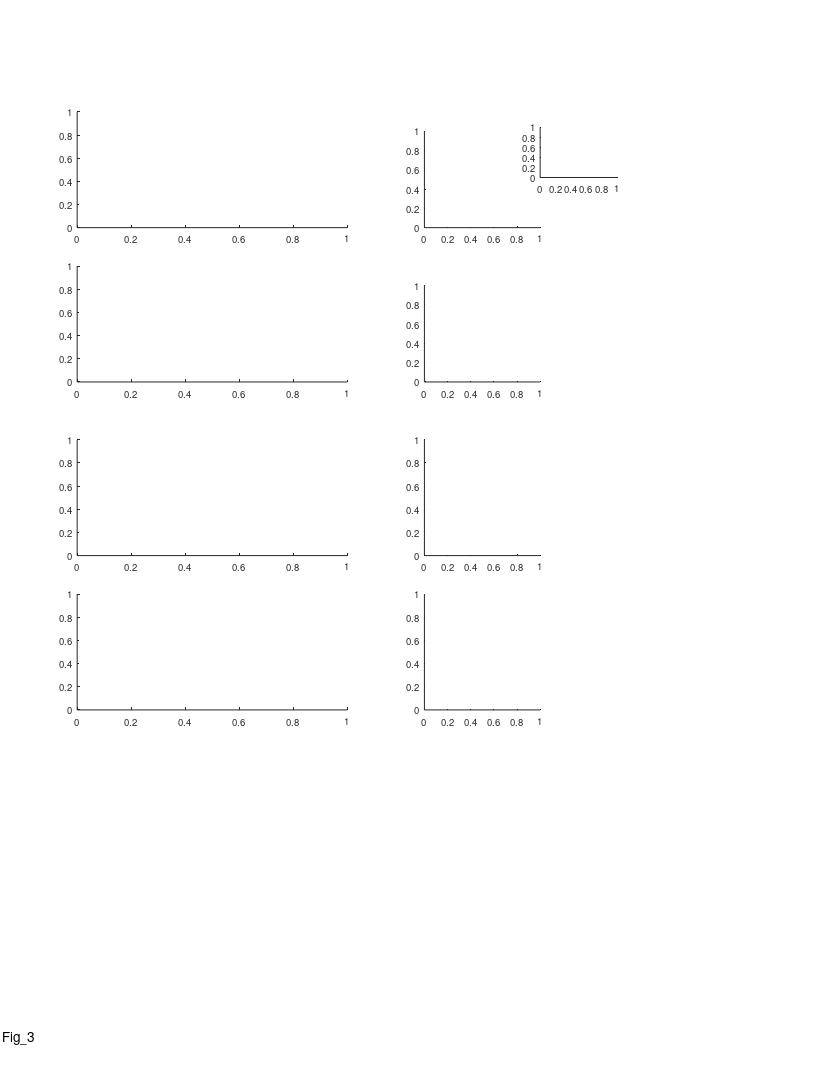

Recreate this plot in MATLAB. (Note: this script raises an error after producing the figure.)
%% Large Scale - fig 3

%%
clear 
clc

%% define output files
res_dir = 'L:\paper_figures';
mkdir(res_dir)
fig_name_str = 'Fig_3';
fig_caption_str = 'Place cells are distributed uniformly across the tunnel, with slight over-representation at particular landmarks';
log_name_str = [fig_name_str '_log_file' '.txt'];
log_name_str = strrep(log_name_str , ':', '-');
log_name_str = strrep(log_name_str , ' ', '_');
log_name_out = fullfile(res_dir, log_name_str);

%% open log file
diary off
diary(log_name_out)
diary on
disp('Log file');
disp(['created: ', datestr(clock)]);
disp('======================================================');
disp([fig_name_str ':' fig_caption_str]);
disp('======================================================');
disp('');

%% create figure
% =========================================================================
% figure_size_cm = [21.0 29.7]; % ~A4
figure_size_cm = [21.6 27.9]; % ~US letter
figure ;
% Some WYSIWYG options:
set(gcf,'DefaultAxesFontSize',7);
set(gcf,'DefaultAxesFontName','helvetica');
set(gcf,'DefaultAxesUnits','centimeters');
set(gcf,'PaperType','usletter')
% set(gcf,'PaperType','<custom>');
set(gcf,'PaperUnits','centimeters','PaperPosition',[0 0 figure_size_cm]);
set(gcf,'PaperOrientation','portrait');
set(gcf,'Units','centimeters','Position',get(gcf,'paperPosition')+[0 0 0 0]); % position on screen...
set(gcf, 'Renderer', 'painters');
annotation('textbox', [0.5 1 0 0], 'String',fig_name_str, 'HorizontalAlignment','center','Interpreter','none');
pause(0.2); % workaround to solve matlab automatically changing the axes positions...

% create panels
panel_A_size = [7 3];
panel_B_size = [3 2.5];
panel_C_size = [7 3];
panel_D_size = [3 3];
panel_A(1) = axes('position', [ 2 22 panel_A_size]);
panel_A(2) = axes('position', [ 2 18 panel_A_size]);
panel_B(1) = axes('position', [11 22 panel_B_size]);
panel_B(2) = axes('position', [11 18 panel_B_size]);
panel_C(1) = axes('position', [ 2 13.5 panel_C_size]);
panel_C(2) = axes('position', [ 2  9.5 panel_C_size]);
panel_D(1) = axes('position', [11 13.5 panel_D_size]);
panel_D(2) = axes('position', [11  9.5 panel_D_size]);
panel_B_legend = axes('position', [14 23.3 2 1.3]);

%% load population data
% =========================================================================
prm = PARAMS_GetAll();
cells_t = DS_get_cells_summary();
bats = [79,148,34,9861,2289];
cells_t(~ismember(cells_t.bat, bats ),:) = [];
cells = cellfun(@(c)(cell_load_data(c,'details')), cells_t.cell_ID, 'UniformOutput',0);
cells = [cells{:}];
cells = [cells.details];
cells(~contains({cells.brain_area}, 'CA1')) = [];
cells(~ismember([cells.ClusterQuality], [2])) = [];
cells = cellfun(@(c)(cell_load_data(c,'details','stats')), {cells.cell_ID}, 'UniformOutput',0);
cells = [cells{:}];
cells_details = [cells.details];
cells_ID = {cells_details.cell_ID};
stats = [cells.stats];
stats = [stats.all];
cells_ID([stats.meanFR_all]>prm.inclusion.interneuron_FR_thr)=[];
clear cells stats cells_details cells_t
cells = cellfun(@(c)(cell_load_data(c,'details','stats','meanFR','stats','inclusion','signif','fields','FR_map')), cells_ID, 'UniformOutput',0);
cells = [cells{:}];
whos cells

% load LM data
exp_ID = 'b2289_d180615';
exp = exp_load_data(exp_ID,'LM');
LM = exp.LM;
LM( contains({LM.name},{'ball','enter'}) ) = [];

%% panel A - field pos CDF
% =========================================================================
% figure
for ii_dir = 1:2
%     subplot(1,2,ii_dir)
    axes(panel_A(ii_dir));
    cla
    hold on
    
    % arrange data
    signif = cat(1,cells.signif);
    cells_dir = cells([signif(:,ii_dir).TF]);
    fields = cellfun(@(x)(x{ii_dir}), {cells_dir.fields},'UniformOutput',0);
    fields =[fields{:}];
    fields( [fields.in_low_speed_area] ) = [];
    
    % plot cdf
    h = cdfplot([fields.loc]);
    h.Color = prm.graphics.colors.flight_directions{ii_dir};
    h.LineWidth = 0.9;
    title('')
    ha=gca;
    ha.GridLineStyle = 'none';
    
    % plot LM
    ypos = 0.02;
    angle = 45;
    ylimits = get(gca,'ylim');
    for ii_LM=1:length(LM)
        x = LM(ii_LM).pos_proj;
        name = LM(ii_LM).name;
        h=xline(x, '-', 'color', 0.7.*[1 1 1], 'LineWidth',0.5);
%         text(x, ylimits(2)+ypos*diff(ylimits), LM(ii_LM).name, 'Rotation', 45, 'FontSize',8);
    end
    
    % labels & graphics
    xlabel('Position (m)', 'Units','normalized','Position',[0.5 -0.17]);
    ylabel({'Cumulative';'fraction'}, 'Units','normalized','Position',[-0.025 0.5]);
    ha= gca;
    ha.TickDir='out';
    ha.TickLength = [0.015 0.015];
    ha.YTick = ha.YLim;
    ha.XRuler.TickLabelGapMultiplier = -0.3;
    ha.YRuler.TickLabelGapMultiplier = 0.001;
end

axes(panel_A(1));
text(-0.13,1.1, 'A', 'Units','normalized','FontWeight','bold');

%% add arrows indicating over-represented LM
if 0
axes(panel_A(1));
xa = [70 80] - 1;
ya = [0.45 0.4] + 0.01;
[xaf,yaf] = ds2nfu(xa,ya);
h=annotation('arrow', xaf,yaf);
h.HeadWidth=5;
h.HeadLength = 5;
h.LineStyle='none';

axes(panel_A(2));
xa = [70 80] - 1;
ya = [0.45 0.4] + 0.04;
[xaf,yaf] = ds2nfu(xa,ya);
h=annotation('arrow', xaf,yaf);
h.HeadWidth=5;
h.HeadLength = 5;
h.LineStyle='none';
end



%% panel B - field vs. LM position
% =========================================================================
% figure
for ii_dir = 1:2
%     subplot(1,2,ii_dir)
    axes(panel_B(ii_dir));
    cla
    hold on
    
    %% arrange data - same as in panel C
    signif = cat(1,cells.signif);
    cells_dir = cells([signif(:,ii_dir).TF]);
    fields = cellfun(@(x)(x{ii_dir}), {cells_dir.fields},'UniformOutput',0);
    fields =[fields{:}];
    switch ii_dir
        case 1
            start_ind = 1;
            end_ind = 2;
            interp_next = 'next';
            interp_prev = 'previous';
        case 2
            start_ind = 2;
            end_ind = 1;
            interp_next = 'previous';
            interp_prev = 'next';
    end
    edges = cat(1,fields.edges_prc);
    [fields.start] = disperse(edges(:,start_ind));
    [fields.end]   = disperse(edges(:,end_ind  ));
  
    [fields.LM_nearest_by_peak]  = disperse(interp1( [LM.pos_proj], [LM.pos_proj], [fields.loc]  , 'nearest'));
    [fields.LM_nearest_by_start] = disperse(interp1( [LM.pos_proj], [LM.pos_proj], [fields.start] , 'nearest'));
    [fields.LM_nearest_by_end]   = disperse(interp1( [LM.pos_proj], [LM.pos_proj], [fields.end]   , 'nearest'));
    [fields.LM_next_by_peak]  = disperse(interp1( [LM.pos_proj], [LM.pos_proj], [fields.loc]  , interp_next));
    [fields.LM_next_by_start] = disperse(interp1( [LM.pos_proj], [LM.pos_proj], [fields.start] , interp_next));
    [fields.LM_next_by_end]   = disperse(interp1( [LM.pos_proj], [LM.pos_proj], [fields.end]   , interp_next));
    [fields.LM_prev_by_peak]  = disperse(interp1( [LM.pos_proj], [LM.pos_proj], [fields.loc]  , interp_prev));
    [fields.LM_prev_by_start] = disperse(interp1( [LM.pos_proj], [LM.pos_proj], [fields.start] , interp_prev));
    [fields.LM_prev_by_end]   = disperse(interp1( [LM.pos_proj], [LM.pos_proj], [fields.end]   , interp_prev));
    
    % remove fields near balls
    fields([fields.in_low_speed_area])=[];
    fields(isnan([fields.LM_nearest_by_peak])) = [];
    
    %% shuffle!
    rng(0);
    shuffle = struct();
    shuffle.n = 10000;
    limits = [min([LM.pos_proj]) max([LM.pos_proj])];
%     limits = prm.fields.valid_speed_pos;
    M = [[fields.loc];[fields.start];[fields.end]];
    shifts = rand(size(M,2), shuffle.n);
    shifts = shifts .* diff(limits);
    shifts = shiftdim(shifts,-1);
    M = M + shifts;
    M = reshape(M,size(M,1), []); % pool shuffles x fields together
    % circularly correct according to the peak
    peaks_corrected = limits(1) + mod(M(1,:), diff(limits));
    shift_correction = peaks_corrected - M(1,:);
    M = M + shift_correction;
    % remove shuffled fields same as we removed real fields 
    invalid = M(1,:)<limits(1) | M(1,:)>limits(2);
    M(:,invalid) = [];
    shuffle.peaks = M(1,:);
    shuffle.start = M(2,:);
    shuffle.end   = M(3,:);
    % get relevant landmarks
    shuffle.LM_nearest_by_peak  = interp1([LM.pos_proj], [LM.pos_proj], shuffle.peaks, 'nearest');
    shuffle.LM_nearest_by_start = interp1([LM.pos_proj], [LM.pos_proj], shuffle.start, 'nearest');
    shuffle.LM_nearest_by_end   = interp1([LM.pos_proj], [LM.pos_proj], shuffle.end,   'nearest');
    shuffle.LM_next_by_peak  = interp1([LM.pos_proj], [LM.pos_proj], shuffle.peaks, interp_next);
    shuffle.LM_next_by_start = interp1([LM.pos_proj], [LM.pos_proj], shuffle.start, interp_next);
    shuffle.LM_next_by_end   = interp1([LM.pos_proj], [LM.pos_proj], shuffle.end,   interp_next);
    shuffle.LM_prev_by_peak  = interp1([LM.pos_proj], [LM.pos_proj], shuffle.peaks, interp_prev);
    shuffle.LM_prev_by_start = interp1([LM.pos_proj], [LM.pos_proj], shuffle.start, interp_prev);
    shuffle.LM_prev_by_end   = interp1([LM.pos_proj], [LM.pos_proj], shuffle.end,   interp_prev);
        
    %% plot 
    c = prm.graphics.colors.flight_directions{ii_dir};
    x1 = [fields.loc] - [fields.LM_nearest_by_peak];
    h1 = histogram( x1 );
    h1.Normalization = 'pdf';
%     h1.NumBins = h1.NumBins * 2;
    h1.FaceColor = c;
    x2 = shuffle.peaks - shuffle.LM_nearest_by_peak;
    h2 = histogram( x2 );
%     h2.BinEdges = h1.BinEdges;
    h2.Normalization = 'pdf';
    h2.DisplayStyle = 'stairs';
    h2.EdgeColor = 'k';
    h2.LineWidth = 2;
    [H,P,KSSTAT] = kstest2(x1,x2);
    text(1,1,sprintf('P_{KS}=%.2f',P),'Units','normalized','HorizontalAlignment','right','VerticalAlignment','top','FontSize',8);
    xline(0,'-','LineWidth',2);
    
    % labels & graphics
    ha= gca;
    ha.TickDir='out';
    ha.TickLength = [0.03 0.03];
    ha.YTick = ha.YLim;
    ha.XRuler.TickLabelGapMultiplier = -0.5;
    ha.YRuler.TickLabelGapMultiplier = -0.04;
    xlabel({'Distance of fields';'to nearest landmark (m)'}, 'Units','normalized','Position',[0.5 -0.13])
    ylabel('Probability', 'Units','normalized','Position',[-0.08 0.5])
end

axes(panel_B(1));
text(-0.3,1.1, 'B', 'Units','normalized','FontWeight','bold');

%% add panel B legend
axes(panel_B_legend);
cla
hold on
patch([1 1 2 2], 3*[1 1 1 1]+.3*[-1 1 1 -1], prm.graphics.colors.flight_directions{1},'EdgeColor','k');
patch([1 1 2 2], 2*[1 1 1 1]+.3*[-1 1 1 -1], prm.graphics.colors.flight_directions{2},'EdgeColor','k');
plot([1 2],      1*[1 1], 'k','LineWidth',2);
text(2.3, 3, 'Data','FontSize',7,'HorizontalAlignment','left');
text(2.3, 2, 'Data','FontSize',7,'HorizontalAlignment','left');
text(2.3, 1, 'Shuffle','FontSize',7,'HorizontalAlignment','left');
ha = annotation('arrow');  % store the arrow information in ha
ha.Parent = gca;           % associate the arrow the the current axes
ha.X = [5 7];          % the location in data units
ha.Y = [3 3];   
ha.LineWidth  = 1;          % make the arrow bolder for the picture
ha.HeadWidth  = 4;
ha.HeadLength = 4;
ha = annotation('arrow');  % store the arrow information in ha
ha.Parent = gca;           % associate the arrow the the current axes
ha.X = [7 5];          % the location in data units
ha.Y = [2 2];   
ha.LineWidth  = 1;          % make the arrow bolder for the picture
ha.HeadWidth  = 4;
ha.HeadLength = 4;
xlim([0 10]);
ylim([0 4]);
set(gca,'Visible','off');

%% panel C - field size vs. pos
% =========================================================================
% figure
for ii_dir = 1:2
%     subplot(1,2,ii_dir)
    axes(panel_C(ii_dir));
    cla
    hold on
    
    % arrange data
    signif = cat(1,cells.signif);
    cells_dir = cells([signif(:,ii_dir).TF]);
    fields = cellfun(@(x)(x{ii_dir}), {cells_dir.fields},'UniformOutput',0);
    fields =[fields{:}];
    fields( [fields.in_low_speed_area] ) = [];
    
    % plot cdf
    c = prm.graphics.colors.flight_directions{ii_dir};
    x = [fields.loc];
    y = [fields.width_prc];
    y_clipping = 20;
    y(y>y_clipping) = y_clipping;
%     plot(x,y,'.','MarkerSize',4, 'Color',c);
    plot(x(y< y_clipping), y(y< y_clipping),'.','MarkerSize',4, 'Color',c);
    plot(x(y>=y_clipping), y(y>=y_clipping),'o','MarkerSize',2, 'Color',c);
%     yline(20)
    
    % plot LM
    ypos = 0.02;
    angle = 45;
    ylimits = get(gca,'ylim');
    for ii_LM=1:length(LM)
        x = LM(ii_LM).pos_proj;
        name = LM(ii_LM).name;
        h=xline(x, '-', 'color', 0.7.*[1 1 1], 'LineWidth',0.5);
%         text(x, ylimits(2)+ypos*diff(ylimits), LM(ii_LM).name, 'Rotation', 45, 'FontSize',8);
    end
    
    % labels & graphics
    xlabel('Position (m)', 'Units','normalized','Position',[0.5 -0.17]);
    ylabel('Field size (m)', 'Units','normalized','Position',[-0.05 0.5]);
    ha= gca;
    ha.TickDir='out';
    ha.TickLength = [0.015 0.015];
    ha.XTick = [0:50:200];
    ha.YLim = [0 y_clipping];
    ha.YTick = ha.YLim;
    ha.XRuler.TickLabelGapMultiplier = -0.3;
    ha.YRuler.TickLabelGapMultiplier = 0.1;
end

axes(panel_C(1));
text(-0.13,1.1, 'C', 'Units','normalized','FontWeight','bold');


%% panel D - field size - near vs. far from LM
% =========================================================================
% figure
axes(panel_D(1));
text(-0.3,1.1, 'D', 'Units','normalized','FontWeight','bold');
for ii_dir = 1:2
%     subplot(1,2,ii_dir)
    axes(panel_D(ii_dir));
%     cla
    hold on
    
    %% arrange data
    signif = cat(1,cells.signif);
    cells_dir = cells([signif(:,ii_dir).TF]);
    fields = cellfun(@(x)(x{ii_dir}), {cells_dir.fields},'UniformOutput',0);
    fields =[fields{:}];
    switch ii_dir
        case 1
            start_ind = 1;
            end_ind = 2;
            interp_next = 'next';
            interp_prev = 'previous';
        case 2
            start_ind = 2;
            end_ind = 1;
            interp_next = 'previous';
            interp_prev = 'next';
    end
    edges = cat(1,fields.edges_prc);
    [fields.start] = disperse(edges(:,start_ind));
    [fields.end]   = disperse(edges(:,end_ind  ));
  
    [fields.LM_nearest_by_peak]  = disperse(interp1( [LM.pos_proj], [LM.pos_proj], [fields.loc]  , 'nearest'));
    [fields.LM_nearest_by_start] = disperse(interp1( [LM.pos_proj], [LM.pos_proj], [fields.start] , 'nearest'));
    [fields.LM_nearest_by_end]   = disperse(interp1( [LM.pos_proj], [LM.pos_proj], [fields.end]   , 'nearest'));
    [fields.LM_next_by_peak]  = disperse(interp1( [LM.pos_proj], [LM.pos_proj], [fields.loc]  , interp_next));
    [fields.LM_next_by_start] = disperse(interp1( [LM.pos_proj], [LM.pos_proj], [fields.start] , interp_next));
    [fields.LM_next_by_end]   = disperse(interp1( [LM.pos_proj], [LM.pos_proj], [fields.end]   , interp_next));
    [fields.LM_prev_by_peak]  = disperse(interp1( [LM.pos_proj], [LM.pos_proj], [fields.loc]  , interp_prev));
    [fields.LM_prev_by_start] = disperse(interp1( [LM.pos_proj], [LM.pos_proj], [fields.start] , interp_prev));
    [fields.LM_prev_by_end]   = disperse(interp1( [LM.pos_proj], [LM.pos_proj], [fields.end]   , interp_prev));
    
    % remove fields near balls
    fields([fields.in_low_speed_area])=[];
    fields(isnan([fields.LM_nearest_by_peak])) = [];
    
    %% plot 
    c = prm.graphics.colors.flight_directions{ii_dir};
    x = abs([fields.loc] - [fields.LM_nearest_by_peak]);
    y = [fields.width_prc];
%     thr = median(x);
    thr = 5;
    y1 = y(x<thr);
    y2 = y(x>=thr);
    
    fprintf('y1: n=%d/%d (%2.0f%%)\r',length(y1),length(y),100*length(y1)/length(y));
    fprintf('y2: n=%d/%d (%2.0f%%)\r',length(y2),length(y),100*length(y2)/length(y));
    
    nBins = 25;
    h1 = histogram( y1 );
    h1.NumBins = nBins;
    h1.Normalization = 'pdf';
    h1.DisplayStyle = 'stairs';
    h1.EdgeColor = c;
    h1.LineWidth = 1;
    h2 = histogram( y2 );
    h2.NumBins = nBins;
    h2.Normalization = 'pdf';
    h2.DisplayStyle = 'stairs';
    h2.EdgeColor = c;
    h2.LineWidth = 2;
    [H,P,KSSTAT] = kstest2(y1,y2);
    text(1,1,sprintf('P_{KS}=%.2f',P),'Units','normalized','HorizontalAlignment','right','VerticalAlignment','top','FontSize',8);
    
    % labels & graphics
    ha= gca;
    ha.TickDir='out';
    ha.TickLength = [0.03 0.03];
    ha.YTick = ha.YLim;
    ha.XLim = [0 20];
    ha.XRuler.TickLabelGapMultiplier = -0.3;
    ha.YRuler.TickLabelGapMultiplier = 0.001;
    xlabel('Field size (m)', 'Units','normalized','Position',[0.5 -0.13]);
    ylabel('Probability', 'Units','normalized','Position',[-0.08 0.5]);
%     legend_pos = [ha.Position([1 2])+[2.2 0.5].*ha.Position([3 4]) 0.1 0.03];
%     legend({'<thr';'>thr'},'Location','eastoutside','Units','centimeters','Position',legend_pos);
%     text(2.2,0.15, {"thr="+thr;...
%                     sprintf('y1: n=%d/%d (%2.0f%%)',length(y1),length(y),100*length(y1)/length(y));...
%                     sprintf('y2: n=%d/%d (%2.0f%%)',length(y2),length(y),100*length(y2)/length(y))
%         }, 'Units','normalized','HorizontalAlignment','center');
    
    % add legend
    leg_ax = axes('position', [ha.Position([1 2])+[0.65 0.5].*ha.Position([3 4]) [0.2 0.3].*ha.Position([3 4])]);
    hold on
    plot([1 2],[1 1], 'Color',c, 'LineWidth',1);
    plot([1 2],[2 2], 'Color',c, 'LineWidth',2);
    xlim([0 3]);
    ylim([0 3]);
    text(3,1, "Distance<"+thr+"m",'FontSize',7);
    text(3,2, "Distance>"+thr+"m",'FontSize',7);
%     text(3,1, "Distance$<$"   +thr+"m",'FontSize',7,'Interpreter','latex')
%     text(3,2, "Distance$\geq$"+thr+"m",'FontSize',7,'Interpreter','latex')
    set(gca,'Visible','off');
end

%% add direction arrows
arrow_x = 0.1 +[0 0.05];
arrow_y = repelem(0.96,2);
clear h
h(1)=annotation('arrow',arrow_x,      arrow_y+0.008,  'Color', prm.graphics.colors.flight_directions{1});
h(2)=annotation('arrow',flip(arrow_x),arrow_y      ,  'Color', prm.graphics.colors.flight_directions{2});
[h.HeadWidth] = disperse([5 5]);
[h.HeadLength] = disperse([5 5]);






%% print/save the figure
fig_name_out = fullfile(res_dir, fig_name_str);
print(gcf, fig_name_out, '-dpdf', '-cmyk', '-painters');
% print(gcf, fig_name_out, '-dtiff', '-cmyk', '-painters');
% saveas(gcf , fig_name_out, 'fig');
disp('figure was successfully saved to pdf/tiff/fig formats');







%%
